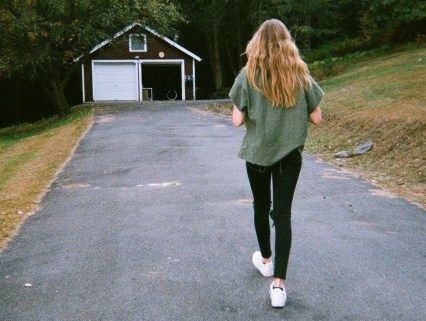
#> input picture test/person_walking.jpg, 426 x 321 px; its folder holds only this picture in this run
$ python -i RunDemo.py   (imports and definitions only)   (older library calls are emulated)
#> lines starting #> are read from the running program, lines starting #| are printed output that depends on the picture
import os.path
import numpy as np
from PIL import Image, ImageTk
import tkinter
import copy
from matplotlib import interactive
import matplotlib.pyplot as plt

from ImSeg import ImSeg


def main():

    demo_cache_file = 'demo_cache.npz'

    if os.path.exists(demo_cache_file):
        demo_cached = True
    else:
        demo_cached = False


    im_path = 'test/person_walking.jpg'
    must_link_list1 = [[273, 33], [279, 88], [235, 116], [265, 154], [318, 114],
                       [281, 192], [264, 266], [275, 300]]
    must_link_list2 = [[222, 286], [164, 73], [127, 81], [36, 32],
                       [40, 106], [34, 163], [227, 36], [378, 25],
                       [394, 144], [391, 281], [217, 141], [335, 119]]

    resize_ratio = 0.90
    resize_min_num_pix = 200
    resize_filter = Image.ANTIALIAS


    im_RGB = Image.open(im_path)
#> im_RGB is the input picture: PIL image 426x321 RGB; mean R, G, B 113.4, 114.9, 108.4
    im_RGB_mod = copy.deepcopy(im_RGB)
    im_width = im_RGB.size[0]
#> im_width = 426
    im_height = im_RGB.size[1]
#> im_height = 321
    im_num_pix = im_width*im_height
#> im_num_pix = 136746


    sig_dist=4 # default: 3-5
    sig_feat=7 # default: 5-7
    max_dist=3 # default: 3-5

    use_RGB = True
    is_demo_mode=False

    verbosity=0

    attempt_resize=False

    return_data = True

    eigsh_tol_init = 1e-4
    eigsh_tol_update = 5e-1
    eigsh_tol_min = 1e-4

    lobpcg_tol_init = 1e-4
    lobpcg_tol_update = 5e-1
    lobpcg_tol_min = 1e-4

    pr_tol=1e-5
    du_tol=1e-5
    gap_tol=1e-5

    #eig_solver = "eigsh"
    eig_solver = "lobpcg"
    SDPSS_max_iters = 50
    SDPSS_pr_update = 1

    use_NewtonEigSolver = True
    #use_NewtonEigSolver = False
    #use_Newton_step = True
    use_Newton_step = False
    Newton_max_iters = 50
    Newton_eig_solver="eigsh"
    #Newton_eig_solver="lobpcg"

    cvx_verbose = False


    window = tkinter.Tk(className='Initial image')
    frame = tkinter.Canvas(window, width=im_width, height=im_height)
    frame.focus_set()
    frame.pack()

    num_return_pressed = list()
    num_return_pressed.append(0)
    im_tk = ImageTk.PhotoImage(im_RGB)
    im_tk_frame = frame.create_image(im_width//2, im_height//2, image=im_tk)
    print("ImSeg demo called.  Displaying full-size demo image.")
    print("To view must-link constraints, hover mouse over image and press <Return>.")

    def key(event):
        global im_tk
        if (event.keysym == 'Return') and (num_return_pressed[0] == 0):
            dot_len = 5
            for i in range(0,len(must_link_list1)):
                (w_val, h_val) = must_link_list1[i]
                w_min = max(0, w_val-dot_len); w_max = min(im_width-1, w_val+dot_len);
                h_min = max(0, h_val-dot_len); h_max = min(im_width-1, h_val+dot_len);
                for w in range(w_min, w_max+1):
                    for h in range(h_min, h_max+1):
                        if (w_val - w)**2 + (h_val - h)**2 <= dot_len**2 - 5:
                            dot_pix_val = 255
                            im_RGB_mod.putpixel((w,h), (dot_pix_val, dot_pix_val, dot_pix_val) )
                        elif (w_val - w)**2 + (h_val - h)**2 <= dot_len**2 + 4:
                            dot_pix_val = 0
                            im_RGB_mod.putpixel((w,h), (dot_pix_val, dot_pix_val, dot_pix_val) )
            for i in range(0,len(must_link_list2)):
                (w_val, h_val) = must_link_list2[i]
                w_min = max(0, w_val-dot_len); w_max = min(im_width-1, w_val+dot_len);
                h_min = max(0, h_val-dot_len); h_max = min(im_width-1, h_val+dot_len);
                for w in range(w_min, w_max+1):
                    for h in range(h_min, h_max+1):
                        if (w_val - w)**2 + (h_val - h)**2 <= dot_len**2 - 5:
                            dot_pix_val = 0
                            im_RGB_mod.putpixel((w,h), (dot_pix_val, dot_pix_val, dot_pix_val) )
                        elif (w_val - w)**2 + (h_val - h)**2 <= dot_len**2 + 4:
                            dot_pix_val = 255
                            im_RGB_mod.putpixel((w,h), (dot_pix_val, dot_pix_val, dot_pix_val) )
            im_tk = ImageTk.PhotoImage(im_RGB_mod)
            frame.itemconfigure(im_tk_frame, image=im_tk)
            num_return_pressed[0] = 1
            print("To continue demo, hover over image and press <Return> again.")
        elif (event.keysym == 'Return') and (num_return_pressed[0] == 1):
            window.destroy()
    frame.bind("<Key>", key)
    tkinter.mainloop()


    resize_dims_list = list()
    resize_ratio_list = list()

    resize_dims_list.append((im_width, im_height))
    resize_ratio_list.append(1)

    im_num_pix_temp = resize_dims_list[-1][0]*resize_dims_list[-1][1]
#> im_num_pix_temp = 136746

    while (im_num_pix_temp >= resize_min_num_pix):
        num_resized_images = len(resize_ratio_list)
        im_size_resize = (int(round(  im_width*(resize_ratio**num_resized_images)  )), \
                          int(round( im_height*(resize_ratio**num_resized_images)  )))
        resize_dims_list.append(im_size_resize)
        resize_ratio_list.append(resize_ratio**num_resized_images)
        im_num_pix_temp = im_num_pix * (resize_ratio**(2*(num_resized_images+1)))


    #print(resize_dims_list)
    #print(resize_ratio_list)


    num_exp_total = len(resize_ratio_list)
#> num_exp_total = 31
    SDPSS_time = np.zeros((num_exp_total,1))
#> SDPSS_time = 31 values from 0 to 0
    NES_time = np.zeros((num_exp_total,1))
#> NES_time = 31 values from 0 to 0
    SDPSS_eig_calls = np.zeros((num_exp_total,1))
#> SDPSS_eig_calls = 31 values from 0 to 0
    NES_eig_calls = np.zeros((num_exp_total,1))
#> NES_eig_calls = 31 values from 0 to 0
    num_pixels = np.zeros((num_exp_total,1))

    if not demo_cached:
        for num_exp in range(0, num_exp_total):
            im_size_resize = resize_dims_list[num_exp_total - (num_exp + 1)]
            resize_ratio = resize_ratio_list[num_exp_total - (num_exp + 1)]

            im_RGB_resize = Image.open(im_path)
            im_RGB_resize = im_RGB_resize.resize(im_size_resize, resize_filter)

            print("Running experiment %i" %(num_exp+1), "of %i" %num_exp_total\
                  , "with image size", im_size_resize)

            if (len(must_link_list1) + len(must_link_list2) >= 1):
                mll_resize1 = [[int(resize_ratio*i) for i in tups] \
                             for tups in must_link_list1]
                mll_resize2 = [[int(resize_ratio*i) for i in tups] \
                             for tups in must_link_list2]
            else:
                mll_resize1 = []
                mll_resize2 = []

            #print(mll_resize1)
            #print(mll_resize2)

            [im_RGB_arr, adj_mat, mll_resize1, mll_resize2, \
             X_sub, V_sub, im_seg_RGB_arr, im_RGB, N, data] \
                = ImSeg(im_path = [], Tk_im_file = im_RGB_resize, \
                        attempt_resize=attempt_resize, \
                        return_data=return_data, \
                        cvx_verbose=cvx_verbose, eig_solver = eig_solver, \
                        pr_tol=pr_tol, du_tol=du_tol, gap_tol=gap_tol, \
                        sig_dist=sig_dist, sig_feat=sig_feat, max_dist=max_dist, \
                        eigsh_tol_init=eigsh_tol_init, \
                        eigsh_tol_update=eigsh_tol_update, eigsh_tol_min=eigsh_tol_min, \
                        lobpcg_tol_init=lobpcg_tol_init, \
                        lobpcg_tol_update=lobpcg_tol_update, \
                        lobpcg_tol_min=lobpcg_tol_min, \
                        SDPSS_max_iters=SDPSS_max_iters, \
                        SDPSS_pr_update=SDPSS_pr_update, \
                        must_link_list1 = mll_resize1, \
                        must_link_list2 = mll_resize2, \
                        use_RGB=use_RGB, \
                        use_NewtonEigSolver=use_NewtonEigSolver, \
                        Newton_eig_solver=Newton_eig_solver, \
                        use_Newton_step=use_Newton_step, \
                        Newton_max_iters=Newton_max_iters, \
                        is_demo_mode=is_demo_mode, verbosity=verbosity);
            SDPSS_time[num_exp] = data['SDPSS_data']['time_total']
            NES_time[num_exp] = data['NES_data']['time_total']
            SDPSS_eig_calls[num_exp] = data['SDPSS_data']['num_eig_calls']
            NES_eig_calls[num_exp] = data['NES_data']['num_eig_calls']
            num_pixels[num_exp] = im_size_resize[0]*im_size_resize[1]


        # Saves figure of performance comparison
        fig = plt.figure()
        fig.canvas.draw()
        ax = fig.add_subplot(111)
        plt.plot(num_pixels, NES_time, 'r--', label='Newton')
        plt.plot(num_pixels, SDPSS_time, 'b', label='SDP-Subspace')

        fig.suptitle('SDPSS vs Newton for various sized images')
        plt.xlabel('Number pixels (x1000)')
        plt.ylabel('Runtime (secs)')
        plt.legend()

        labels=ax.get_xticks().tolist()
        labels = [np.int16(l/1000) for l in labels]
        ax.set_xticklabels(labels)
        plt.savefig('demo_fig1.png')


        np.savez_compressed(demo_cache_file, SDPSS_time=SDPSS_time, \
                            NES_time=NES_time, SDPSS_eig_calls=SDPSS_eig_calls,\
                            NES_eig_calls=NES_eig_calls, num_pixels=num_pixels,\
                            im_seg_RGB_arr=im_seg_RGB_arr)
        cache_data = np.load(demo_cache_file)

    else:
        cache_data = np.load(demo_cache_file)
#> (reads demo_cache.npz from the repository)
        SDPSS_time = cache_data['SDPSS_time']
        NES_time = cache_data['NES_time']
        num_pixels = cache_data['num_pixels']
        SDPSS_eig_calls = cache_data['SDPSS_eig_calls']
        NES_eig_calls = cache_data['NES_eig_calls']
        im_seg_RGB_arr = cache_data['im_seg_RGB_arr']

    print("All experiments complete.\nPlotting segmented image.")

    im_seg_RGB = Image.fromarray(im_seg_RGB_arr)
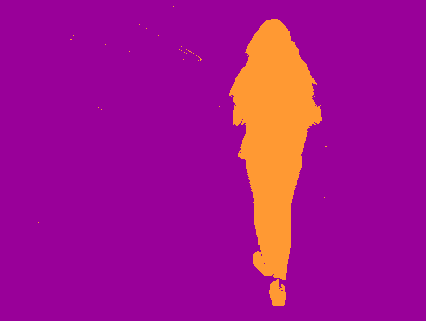
#> im_seg_RGB: PIL image 426x321 RGB; mean R, G, B 163.3, 15.5, 142.7
    im_seg_RGB.show(title="Newton Image")

    return cache_data

>>> result = main()
